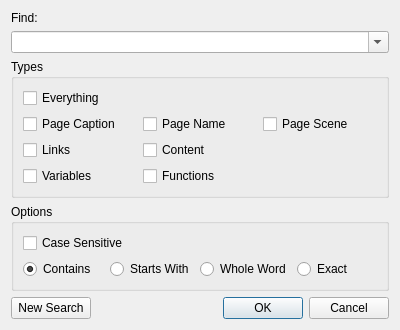
<?xml version="1.0" encoding="UTF-8"?>
<ui version="4.0">
 <class>GGSearchDialog</class>
 <widget class="QDialog" name="GGSearchDialog">
  <property name="geometry">
   <rect>
    <x>0</x>
    <y>0</y>
    <width>400</width>
    <height>300</height>
   </rect>
  </property>
  <property name="windowTitle">
   <string>Dialog</string>
  </property>
  <layout class="QVBoxLayout" name="verticalLayout">
   <item>
    <widget class="QLabel" name="label">
     <property name="text">
      <string>Find:</string>
     </property>
    </widget>
   </item>
   <item>
    <widget class="QComboBox" name="cmbSearch">
     <property name="editable">
      <bool>true</bool>
     </property>
     <property name="maxCount">
      <number>10</number>
     </property>
     <property name="insertPolicy">
      <enum>QComboBox::InsertAtTop</enum>
     </property>
    </widget>
   </item>
   <item>
    <widget class="QGroupBox" name="groupBox">
     <property name="title">
      <string>Types</string>
     </property>
     <layout class="QGridLayout" name="gridLayout">
      <item row="0" column="0">
       <widget class="QCheckBox" name="chkEverything">
        <property name="text">
         <string>Everything</string>
        </property>
       </widget>
      </item>
      <item row="1" column="0">
       <widget class="QCheckBox" name="chkPageCaption">
        <property name="text">
         <string>Page Caption</string>
        </property>
       </widget>
      </item>
      <item row="4" column="1">
       <widget class="QCheckBox" name="chkFunctions">
        <property name="text">
         <string>Functions</string>
        </property>
       </widget>
      </item>
      <item row="4" column="0">
       <widget class="QCheckBox" name="chkVariables">
        <property name="text">
         <string>Variables</string>
        </property>
       </widget>
      </item>
      <item row="3" column="0">
       <widget class="QCheckBox" name="chkLinkName">
        <property name="text">
         <string>Links</string>
        </property>
       </widget>
      </item>
      <item row="1" column="3">
       <widget class="QCheckBox" name="chkPageScene">
        <property name="text">
         <string>Page Scene</string>
        </property>
       </widget>
      </item>
      <item row="1" column="1">
       <widget class="QCheckBox" name="chkPageName">
        <property name="text">
         <string>Page Name</string>
        </property>
       </widget>
      </item>
      <item row="3" column="1">
       <widget class="QCheckBox" name="chkContent">
        <property name="text">
         <string>Content</string>
        </property>
       </widget>
      </item>
     </layout>
    </widget>
   </item>
   <item>
    <widget class="QGroupBox" name="groupBox_2">
     <property name="title">
      <string>Options</string>
     </property>
     <layout class="QGridLayout" name="gridLayout_2">
      <item row="2" column="0">
       <widget class="QRadioButton" name="radContains">
        <property name="text">
         <string>Contains</string>
        </property>
        <property name="checked">
         <bool>true</bool>
        </property>
       </widget>
      </item>
      <item row="2" column="2">
       <widget class="QRadioButton" name="radWholeWord">
        <property name="text">
         <string>Whole Word</string>
        </property>
       </widget>
      </item>
      <item row="2" column="1">
       <widget class="QRadioButton" name="radStartsWith">
        <property name="text">
         <string>Starts With</string>
        </property>
       </widget>
      </item>
      <item row="0" column="0" colspan="2">
       <widget class="QCheckBox" name="chkCaseSensitive">
        <property name="text">
         <string>Case Sensitive</string>
        </property>
       </widget>
      </item>
      <item row="2" column="3">
       <widget class="QRadioButton" name="radExact">
        <property name="text">
         <string>Exact</string>
        </property>
       </widget>
      </item>
     </layout>
    </widget>
   </item>
   <item>
    <layout class="QHBoxLayout" name="horizontalLayout">
     <item>
      <widget class="QPushButton" name="pushButton">
       <property name="text">
        <string>New Search</string>
       </property>
      </widget>
     </item>
     <item>
      <widget class="QDialogButtonBox" name="buttonBox">
       <property name="orientation">
        <enum>Qt::Horizontal</enum>
       </property>
       <property name="standardButtons">
        <set>QDialogButtonBox::Cancel|QDialogButtonBox::Ok</set>
       </property>
      </widget>
     </item>
    </layout>
   </item>
  </layout>
 </widget>
 <resources/>
 <connections>
  <connection>
   <sender>buttonBox</sender>
   <signal>accepted()</signal>
   <receiver>GGSearchDialog</receiver>
   <slot>accept()</slot>
   <hints>
    <hint type="sourcelabel">
     <x>309</x>
     <y>281</y>
    </hint>
    <hint type="destinationlabel">
     <x>157</x>
     <y>274</y>
    </hint>
   </hints>
  </connection>
  <connection>
   <sender>buttonBox</sender>
   <signal>rejected()</signal>
   <receiver>GGSearchDialog</receiver>
   <slot>reject()</slot>
   <hints>
    <hint type="sourcelabel">
     <x>377</x>
     <y>287</y>
    </hint>
    <hint type="destinationlabel">
     <x>286</x>
     <y>274</y>
    </hint>
   </hints>
  </connection>
  <connection>
   <sender>chkEverything</sender>
   <signal>toggled(bool)</signal>
   <receiver>chkPageCaption</receiver>
   <slot>setDisabled(bool)</slot>
   <hints>
    <hint type="sourcelabel">
     <x>81</x>
     <y>92</y>
    </hint>
    <hint type="destinationlabel">
     <x>63</x>
     <y>117</y>
    </hint>
   </hints>
  </connection>
  <connection>
   <sender>chkEverything</sender>
   <signal>toggled(bool)</signal>
   <receiver>chkPageName</receiver>
   <slot>setDisabled(bool)</slot>
   <hints>
    <hint type="sourcelabel">
     <x>135</x>
     <y>93</y>
    </hint>
    <hint type="destinationlabel">
     <x>184</x>
     <y>116</y>
    </hint>
   </hints>
  </connection>
  <connection>
   <sender>chkEverything</sender>
   <signal>toggled(bool)</signal>
   <receiver>chkPageScene</receiver>
   <slot>setDisabled(bool)</slot>
   <hints>
    <hint type="sourcelabel">
     <x>103</x>
     <y>91</y>
    </hint>
    <hint type="destinationlabel">
     <x>311</x>
     <y>112</y>
    </hint>
   </hints>
  </connection>
  <connection>
   <sender>chkEverything</sender>
   <signal>toggled(bool)</signal>
   <receiver>chkLinkName</receiver>
   <slot>setDisabled(bool)</slot>
   <hints>
    <hint type="sourcelabel">
     <x>88</x>
     <y>91</y>
    </hint>
    <hint type="destinationlabel">
     <x>49</x>
     <y>138</y>
    </hint>
   </hints>
  </connection>
  <connection>
   <sender>chkEverything</sender>
   <signal>toggled(bool)</signal>
   <receiver>chkContent</receiver>
   <slot>setDisabled(bool)</slot>
   <hints>
    <hint type="sourcelabel">
     <x>103</x>
     <y>95</y>
    </hint>
    <hint type="destinationlabel">
     <x>164</x>
     <y>137</y>
    </hint>
   </hints>
  </connection>
  <connection>
   <sender>chkEverything</sender>
   <signal>toggled(bool)</signal>
   <receiver>chkVariables</receiver>
   <slot>setDisabled(bool)</slot>
   <hints>
    <hint type="sourcelabel">
     <x>83</x>
     <y>94</y>
    </hint>
    <hint type="destinationlabel">
     <x>81</x>
     <y>166</y>
    </hint>
   </hints>
  </connection>
  <connection>
   <sender>chkEverything</sender>
   <signal>toggled(bool)</signal>
   <receiver>chkFunctions</receiver>
   <slot>setDisabled(bool)</slot>
   <hints>
    <hint type="sourcelabel">
     <x>37</x>
     <y>89</y>
    </hint>
    <hint type="destinationlabel">
     <x>160</x>
     <y>156</y>
    </hint>
   </hints>
  </connection>
  <connection>
   <sender>pushButton</sender>
   <signal>clicked()</signal>
   <receiver>GGSearchDialog</receiver>
   <slot>resetSearch()</slot>
   <hints>
    <hint type="sourcelabel">
     <x>57</x>
     <y>281</y>
    </hint>
    <hint type="destinationlabel">
     <x>89</x>
     <y>295</y>
    </hint>
   </hints>
  </connection>
 </connections>
 <slots>
  <slot>resetSearch()</slot>
 </slots>
</ui>
